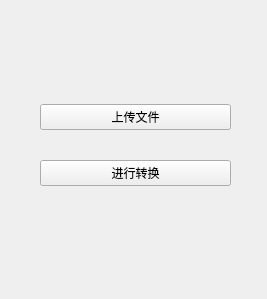
<?xml version="1.0" encoding="UTF-8"?>
<ui version="4.0">
 <class>Form</class>
 <widget class="QWidget" name="Form">
  <property name="geometry">
   <rect>
    <x>0</x>
    <y>0</y>
    <width>267</width>
    <height>299</height>
   </rect>
  </property>
  <property name="windowTitle">
   <string>Form</string>
  </property>
  <widget class="QWidget" name="verticalLayoutWidget">
   <property name="geometry">
    <rect>
     <x>40</x>
     <y>80</y>
     <width>191</width>
     <height>131</height>
    </rect>
   </property>
   <layout class="QVBoxLayout" name="verticalLayout">
    <item>
     <widget class="QPushButton" name="pushButton">
      <property name="text">
       <string>上传文件</string>
      </property>
     </widget>
    </item>
    <item>
     <widget class="QPushButton" name="pushButton_2">
      <property name="text">
       <string>进行转换</string>
      </property>
     </widget>
    </item>
   </layout>
  </widget>
 </widget>
 <resources/>
 <connections/>
</ui>
